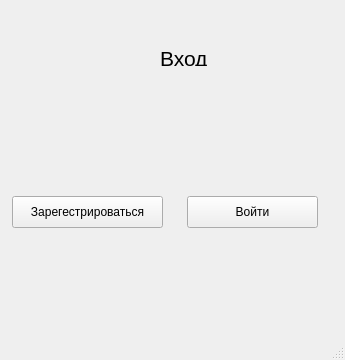
<?xml version="1.0" encoding="UTF-8"?>
<ui version="4.0">
 <class>MainWindow</class>
 <widget class="QMainWindow" name="MainWindow">
  <property name="geometry">
   <rect>
    <x>0</x>
    <y>0</y>
    <width>345</width>
    <height>360</height>
   </rect>
  </property>
  <property name="windowTitle">
   <string>MainWindow</string>
  </property>
  <widget class="QWidget" name="centralwidget">
   <widget class="QLabel" name="loggedInLabel">
    <property name="geometry">
     <rect>
      <x>305</x>
      <y>89</y>
      <width>16</width>
      <height>16</height>
     </rect>
    </property>
    <property name="text">
     <string/>
    </property>
   </widget>
   <widget class="QPushButton" name="pushButton">
    <property name="geometry">
     <rect>
      <x>12</x>
      <y>196</y>
      <width>151</width>
      <height>32</height>
     </rect>
    </property>
    <property name="text">
     <string>Зарегестрироваться</string>
    </property>
   </widget>
   <widget class="QPushButton" name="loginButton">
    <property name="geometry">
     <rect>
      <x>187</x>
      <y>196</y>
      <width>131</width>
      <height>32</height>
     </rect>
    </property>
    <property name="text">
     <string>Войти</string>
    </property>
   </widget>
   <widget class="QLabel" name="label">
    <property name="geometry">
     <rect>
      <x>160</x>
      <y>50</y>
      <width>51</width>
      <height>16</height>
     </rect>
    </property>
    <property name="font">
     <font>
      <pointsize>16</pointsize>
     </font>
    </property>
    <property name="text">
     <string>Вход</string>
    </property>
   </widget>
  </widget>
  <widget class="QMenuBar" name="menubar">
   <property name="geometry">
    <rect>
     <x>0</x>
     <y>0</y>
     <width>345</width>
     <height>22</height>
    </rect>
   </property>
  </widget>
  <widget class="QStatusBar" name="statusbar"/>
 </widget>
 <resources/>
 <connections/>
</ui>
